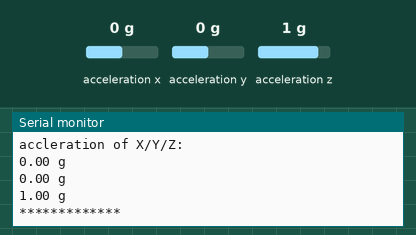
A sketch run on a simulated Arduino Uno, built with avr-gcc and run on an emulated ATmega328P. On the bench: the last lines printed to the serial monitor. Inputs (shaded band) come from the test bench; at power-on: acceleration x 0 g, acceleration y 0 g, acceleration z 1 g.

Above: at 1.2 s.
1.3 s: acceleration x set to -1.4 g
2.8 s: acceleration y set to -1.4 g
At 3.5 s:
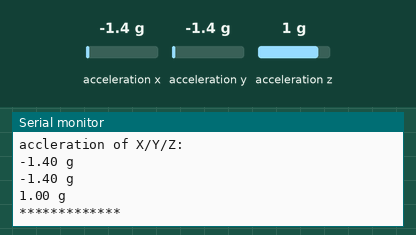
4.3 s: acceleration z set to 0 g
At 5.08 s:
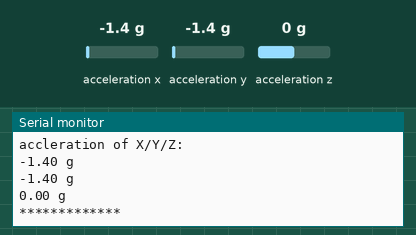
Timing chart, 0 to 7.3 s (numbered marks = the images above; inputs shaded):
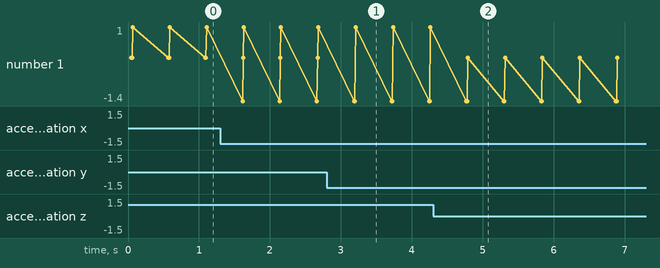

Measured:
- after the input at 2.8 s, the serial monitor: prints a new line after 0.35 s (image 1)
- after the input at 4.3 s, the serial monitor: prints a new line after 0.44 s (image 2)

The sketch:

h150.ino
```cpp
/*****************************************************************************/
//	Function:    Get the accelemeter of the x/y/z axis.
//  Hardware:    Grove - 3-Axis Digital Accelerometer(±1.5g)
//	Arduino IDE: Arduino-1.0
//	Author:	 Frankie.Chu
//	Date: 	 Jan 10,2013
//	Version: v0.9b
//	by www.seeedstudio.com
//
//  This library is free software; you can redistribute it and/or
//  modify it under the terms of the GNU Lesser General Public
//  License as published by the Free Software Foundation; either
//  version 2.1 of the License, or (at your option) any later version.
//
//  This library is distributed in the hope that it will be useful,
//  but WITHOUT ANY WARRANTY; without even the implied warranty of
//  MERCHANTABILITY or FITNESS FOR A PARTICULAR PURPOSE.  See the GNU
//  Lesser General Public License for more details.
//
//  You should have received a copy of the GNU Lesser General Public
//  License along with this library; if not, write to the Free Software
//  Foundation, Inc., 51 Franklin St, Fifth Floor, Boston, MA  02110-1301  USA
//
/*******************************************************************************/

#include <Wire.h>
#include "MMA7660.h"
MMA7660 accelemeter;
void setup() {
    accelemeter.init();
    Serial.begin(9600);
}
void loop() {
    int8_t x;
    int8_t y;
    int8_t z;
    float ax, ay, az;
    accelemeter.getXYZ(&x, &y, &z);

    Serial.print("x = ");
    Serial.println(x);
    Serial.print("y = ");
    Serial.println(y);
    Serial.print("z = ");
    Serial.println(z);

    accelemeter.getAcceleration(&ax, &ay, &az);
    Serial.println("accleration of X/Y/Z: ");
    Serial.print(ax);
    Serial.println(" g");
    Serial.print(ay);
    Serial.println(" g");
    Serial.print(az);
    Serial.println(" g");
    Serial.println("*************");
    delay(500);
}
```
